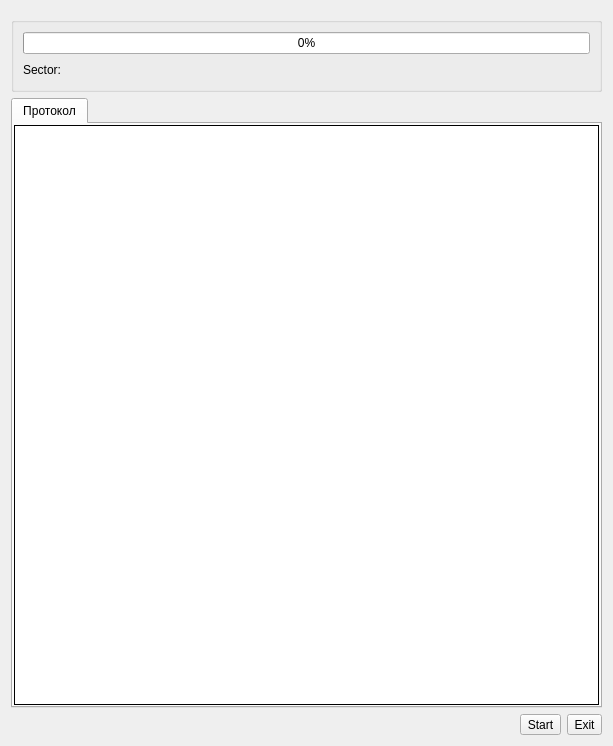
<?xml version="1.0" encoding="UTF-8"?>
<ui version="4.0">
 <class>EraseWidget</class>
 <widget class="QWidget" name="EraseWidget">
  <property name="geometry">
   <rect>
    <x>0</x>
    <y>0</y>
    <width>613</width>
    <height>746</height>
   </rect>
  </property>
  <property name="windowTitle">
   <string>Form</string>
  </property>
  <layout class="QVBoxLayout" name="verticalLayout_2">
   <item>
    <layout class="QHBoxLayout" name="horizontalLayout_2">
     <item>
      <widget class="DeviceWidget" name="deviceWidget" native="true"/>
     </item>
     <item>
      <widget class="ErasePatternWidget" name="patternWidget" native="true"/>
     </item>
    </layout>
   </item>
   <item>
    <widget class="QGroupBox" name="groupBox_4">
     <property name="enabled">
      <bool>true</bool>
     </property>
     <property name="sizePolicy">
      <sizepolicy hsizetype="Preferred" vsizetype="Fixed">
       <horstretch>0</horstretch>
       <verstretch>0</verstretch>
      </sizepolicy>
     </property>
     <property name="title">
      <string/>
     </property>
     <layout class="QVBoxLayout" name="verticalLayout_13">
      <item>
       <widget class="QProgressBar" name="progressBar">
        <property name="value">
         <number>0</number>
        </property>
        <property name="alignment">
         <set>Qt::AlignCenter</set>
        </property>
       </widget>
      </item>
      <item>
       <layout class="QHBoxLayout" name="horizontalLayout_7">
        <item>
         <widget class="QLabel" name="label_16">
          <property name="text">
           <string>Sector:</string>
          </property>
         </widget>
        </item>
        <item>
         <widget class="QLabel" name="currentSector">
          <property name="text">
           <string/>
          </property>
         </widget>
        </item>
        <item>
         <spacer name="horizontalSpacer_2">
          <property name="orientation">
           <enum>Qt::Horizontal</enum>
          </property>
          <property name="sizeHint" stdset="0">
           <size>
            <width>40</width>
            <height>20</height>
           </size>
          </property>
         </spacer>
        </item>
       </layout>
      </item>
     </layout>
    </widget>
   </item>
   <item>
    <widget class="QTabWidget" name="tabWidget">
     <property name="enabled">
      <bool>true</bool>
     </property>
     <property name="tabPosition">
      <enum>QTabWidget::North</enum>
     </property>
     <property name="tabShape">
      <enum>QTabWidget::Rounded</enum>
     </property>
     <property name="currentIndex">
      <number>0</number>
     </property>
     <property name="elideMode">
      <enum>Qt::ElideNone</enum>
     </property>
     <property name="documentMode">
      <bool>false</bool>
     </property>
     <property name="movable">
      <bool>false</bool>
     </property>
     <widget class="QWidget" name="tab_log">
      <attribute name="icon">
       <iconset resource="diskmasterui.qrc">
        <normaloff>:/DiskMasterUI/icons/log.png</normaloff>:/DiskMasterUI/icons/log.png</iconset>
      </attribute>
      <attribute name="title">
       <string>Протокол</string>
      </attribute>
      <layout class="QHBoxLayout" name="horizontalLayout_6" stretch="0">
       <property name="spacing">
        <number>1</number>
       </property>
       <property name="margin">
        <number>1</number>
       </property>
       <item>
        <widget class="QTextEdit" name="logText">
         <property name="frameShape">
          <enum>QFrame::Box</enum>
         </property>
         <property name="frameShadow">
          <enum>QFrame::Plain</enum>
         </property>
         <property name="readOnly">
          <bool>true</bool>
         </property>
         <property name="html">
          <string>&lt;!DOCTYPE HTML PUBLIC &quot;-//W3C//DTD HTML 4.0//EN&quot; &quot;http://www.w3.org/TR/REC-html40/strict.dtd&quot;&gt;
&lt;html&gt;&lt;head&gt;&lt;meta name=&quot;qrichtext&quot; content=&quot;1&quot; /&gt;&lt;style type=&quot;text/css&quot;&gt;
p, li { white-space: pre-wrap; }
&lt;/style&gt;&lt;/head&gt;&lt;body style=&quot; font-family:'MS Shell Dlg 2'; font-size:8.25pt; font-weight:400; font-style:normal;&quot;&gt;
&lt;p style=&quot;-qt-paragraph-type:empty; margin-top:0px; margin-bottom:0px; margin-left:0px; margin-right:0px; -qt-block-indent:0; text-indent:0px; font-size:8pt;&quot;&gt;&lt;br /&gt;&lt;/p&gt;&lt;/body&gt;&lt;/html&gt;</string>
         </property>
        </widget>
       </item>
      </layout>
     </widget>
    </widget>
   </item>
   <item>
    <layout class="QHBoxLayout" name="horizontalLayout_5">
     <item>
      <spacer name="horizontalSpacer">
       <property name="orientation">
        <enum>Qt::Horizontal</enum>
       </property>
       <property name="sizeHint" stdset="0">
        <size>
         <width>40</width>
         <height>20</height>
        </size>
       </property>
      </spacer>
     </item>
     <item>
      <widget class="QToolButton" name="startButton">
       <property name="sizePolicy">
        <sizepolicy hsizetype="Fixed" vsizetype="Preferred">
         <horstretch>0</horstretch>
         <verstretch>0</verstretch>
        </sizepolicy>
       </property>
       <property name="text">
        <string>Start</string>
       </property>
       <property name="icon">
        <iconset resource="diskmasterui.qrc">
         <normaloff>:/DiskMasterUI/icons/start_task.png</normaloff>:/DiskMasterUI/icons/start_task.png</iconset>
       </property>
       <property name="iconSize">
        <size>
         <width>16</width>
         <height>16</height>
        </size>
       </property>
       <property name="checkable">
        <bool>false</bool>
       </property>
       <property name="popupMode">
        <enum>QToolButton::DelayedPopup</enum>
       </property>
       <property name="toolButtonStyle">
        <enum>Qt::ToolButtonTextBesideIcon</enum>
       </property>
       <property name="autoRaise">
        <bool>false</bool>
       </property>
      </widget>
     </item>
     <item>
      <widget class="QToolButton" name="cancelButton">
       <property name="text">
        <string>Exit</string>
       </property>
       <property name="icon">
        <iconset resource="diskmasterui.qrc">
         <normaloff>:/DiskMasterUI/icons/application_exit.png</normaloff>:/DiskMasterUI/icons/application_exit.png</iconset>
       </property>
       <property name="iconSize">
        <size>
         <width>16</width>
         <height>16</height>
        </size>
       </property>
       <property name="toolButtonStyle">
        <enum>Qt::ToolButtonTextBesideIcon</enum>
       </property>
      </widget>
     </item>
    </layout>
   </item>
  </layout>
 </widget>
 <customwidgets>
  <customwidget>
   <class>DeviceWidget</class>
   <extends>QWidget</extends>
   <header>devicewidget.h</header>
   <container>1</container>
  </customwidget>
  <customwidget>
   <class>ErasePatternWidget</class>
   <extends>QWidget</extends>
   <header>devicewidget.h</header>
   <container>1</container>
  </customwidget>
 </customwidgets>
 <resources>
  <include location="diskmasterui.qrc"/>
 </resources>
 <connections>
  <connection>
   <sender>startButton</sender>
   <signal>clicked()</signal>
   <receiver>EraseWidget</receiver>
   <slot>start_clicked()</slot>
   <hints>
    <hint type="sourcelabel">
     <x>511</x>
     <y>723</y>
    </hint>
    <hint type="destinationlabel">
     <x>414</x>
     <y>730</y>
    </hint>
   </hints>
  </connection>
  <connection>
   <sender>cancelButton</sender>
   <signal>clicked()</signal>
   <receiver>EraseWidget</receiver>
   <slot>exit_clicked()</slot>
   <hints>
    <hint type="sourcelabel">
     <x>585</x>
     <y>724</y>
    </hint>
    <hint type="destinationlabel">
     <x>426</x>
     <y>709</y>
    </hint>
   </hints>
  </connection>
 </connections>
 <slots>
  <slot>preference_clicked(bool)</slot>
  <slot>start_clicked()</slot>
  <slot>exit_clicked()</slot>
  <slot>erase0clicked()</slot>
  <slot>erase1clicked()</slot>
  <slot>eraseRandClicked()</slot>
 </slots>
</ui>
